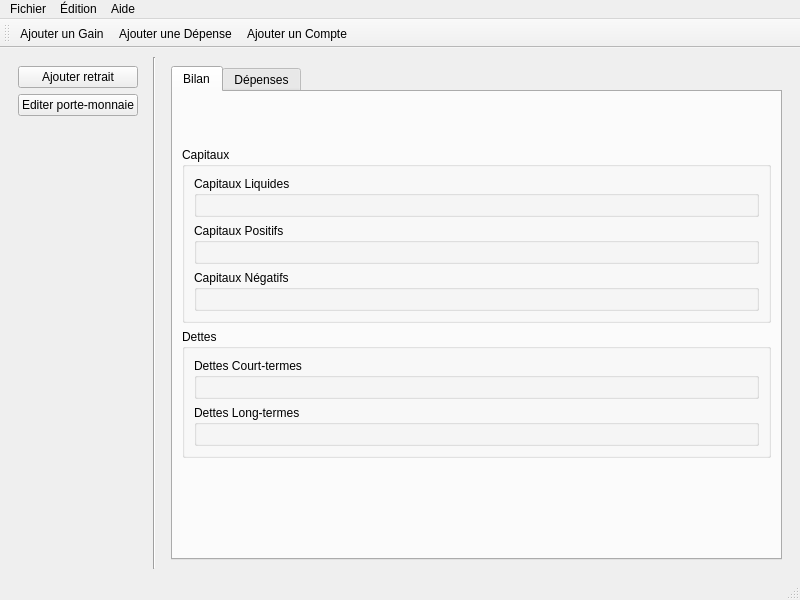
<?xml version="1.0" encoding="UTF-8"?>
<ui version="4.0">
 <class>MainWindow</class>
 <widget class="QMainWindow" name="MainWindow">
  <property name="geometry">
   <rect>
    <x>0</x>
    <y>0</y>
    <width>800</width>
    <height>600</height>
   </rect>
  </property>
  <property name="windowTitle">
   <string>Crésus</string>
  </property>
  <widget class="QWidget" name="centralwidget">
   <layout class="QGridLayout" name="gridLayout_2">
    <item row="0" column="0">
     <widget class="QWidget" name="m_button_window" native="true">
      <property name="sizePolicy">
       <sizepolicy hsizetype="Minimum" vsizetype="Minimum">
        <horstretch>0</horstretch>
        <verstretch>0</verstretch>
       </sizepolicy>
      </property>
      <layout class="QVBoxLayout" name="verticalLayout">
       <item>
        <widget class="QPushButton" name="m_retrait_but">
         <property name="text">
          <string>Ajouter retrait</string>
         </property>
        </widget>
       </item>
       <item>
        <widget class="QPushButton" name="m_monnaie_but">
         <property name="text">
          <string>Editer porte-monnaie</string>
         </property>
        </widget>
       </item>
       <item>
        <spacer name="verticalSpacer">
         <property name="orientation">
          <enum>Qt::Vertical</enum>
         </property>
         <property name="sizeHint" stdset="0">
          <size>
           <width>20</width>
           <height>40</height>
          </size>
         </property>
        </spacer>
       </item>
      </layout>
     </widget>
    </item>
    <item row="0" column="1">
     <widget class="QFrame" name="frame">
      <property name="frameShape">
       <enum>QFrame::VLine</enum>
      </property>
      <property name="frameShadow">
       <enum>QFrame::Sunken</enum>
      </property>
     </widget>
    </item>
    <item row="0" column="2">
     <widget class="QWidget" name="m_account_window" native="true">
      <layout class="QVBoxLayout" name="verticalLayout_2">
       <item>
        <widget class="QTabWidget" name="tabWidget">
         <property name="currentIndex">
          <number>0</number>
         </property>
         <widget class="QWidget" name="m_bilan_tab">
          <attribute name="title">
           <string>Bilan</string>
          </attribute>
          <layout class="QVBoxLayout" name="verticalLayout_17">
           <item>
            <widget class="AccountWidget" name="m_user_info" native="true"/>
           </item>
           <item>
            <spacer name="verticalSpacer_3">
             <property name="orientation">
              <enum>Qt::Vertical</enum>
             </property>
             <property name="sizeType">
              <enum>QSizePolicy::Fixed</enum>
             </property>
             <property name="sizeHint" stdset="0">
              <size>
               <width>20</width>
               <height>40</height>
              </size>
             </property>
            </spacer>
           </item>
           <item>
            <widget class="QGroupBox" name="groupBox">
             <property name="title">
              <string>Capitaux</string>
             </property>
             <layout class="QVBoxLayout" name="verticalLayout_3">
              <item>
               <widget class="QGroupBox" name="m_capital_liquid">
                <property name="title">
                 <string>Capitaux Liquides</string>
                </property>
                <layout class="QVBoxLayout" name="verticalLayout_8">
                 <item>
                  <widget class="AccountWidget" name="m_cash_amount" native="true"/>
                 </item>
                </layout>
               </widget>
              </item>
              <item>
               <widget class="QGroupBox" name="m_capital_positif">
                <property name="title">
                 <string>Capitaux Positifs</string>
                </property>
                <layout class="QVBoxLayout" name="verticalLayout_9"/>
               </widget>
              </item>
              <item>
               <widget class="QGroupBox" name="m_capital_negatif">
                <property name="title">
                 <string>Capitaux Négatifs</string>
                </property>
                <layout class="QVBoxLayout" name="verticalLayout_10"/>
               </widget>
              </item>
             </layout>
            </widget>
           </item>
           <item>
            <widget class="QGroupBox" name="m_debt_group_box">
             <property name="title">
              <string>Dettes</string>
             </property>
             <layout class="QVBoxLayout" name="verticalLayout_4">
              <item>
               <widget class="QGroupBox" name="m_debt_short">
                <property name="title">
                 <string>Dettes Court-termes</string>
                </property>
                <layout class="QVBoxLayout" name="verticalLayout_11"/>
               </widget>
              </item>
              <item>
               <widget class="QGroupBox" name="m_debt_long">
                <property name="title">
                 <string>Dettes Long-termes</string>
                </property>
                <layout class="QVBoxLayout" name="verticalLayout_12"/>
               </widget>
              </item>
             </layout>
            </widget>
           </item>
           <item>
            <spacer name="verticalSpacer_2">
             <property name="orientation">
              <enum>Qt::Vertical</enum>
             </property>
             <property name="sizeType">
              <enum>QSizePolicy::Expanding</enum>
             </property>
             <property name="sizeHint" stdset="0">
              <size>
               <width>20</width>
               <height>40</height>
              </size>
             </property>
            </spacer>
           </item>
          </layout>
         </widget>
         <widget class="QWidget" name="m_depense_tab">
          <attribute name="title">
           <string>Dépenses</string>
          </attribute>
          <layout class="QGridLayout" name="gridLayout_5">
           <item row="1" column="0">
            <widget class="QGroupBox" name="groupBox_3">
             <property name="title">
              <string>Dépenses</string>
             </property>
             <layout class="QVBoxLayout" name="verticalLayout_13">
              <item>
               <widget class="QGroupBox" name="m_personal_expenses">
                <property name="title">
                 <string>Personnelles</string>
                </property>
                <layout class="QVBoxLayout" name="verticalLayout_14">
                 <item>
                  <widget class="MonthlyTableWidget" name="m_groceries" native="true"/>
                 </item>
                 <item>
                  <widget class="MonthlyTableWidget" name="m_clothing" native="true"/>
                 </item>
                 <item>
                  <widget class="MonthlyTableWidget" name="m_hygiene" native="true"/>
                 </item>
                 <item>
                  <widget class="MonthlyTableWidget" name="m_health" native="true"/>
                 </item>
                 <item>
                  <widget class="MonthlyTableWidget" name="m_phone" native="true"/>
                 </item>
                </layout>
               </widget>
              </item>
              <item>
               <widget class="QGroupBox" name="m_housing_expenses">
                <property name="title">
                 <string>Logement</string>
                </property>
                <layout class="QVBoxLayout" name="verticalLayout_15"/>
               </widget>
              </item>
              <item>
               <widget class="QGroupBox" name="m_transport_expenses">
                <property name="title">
                 <string>Transport</string>
                </property>
                <layout class="QVBoxLayout" name="verticalLayout_16"/>
               </widget>
              </item>
             </layout>
            </widget>
           </item>
           <item row="0" column="0">
            <widget class="QGroupBox" name="groupBox_2">
             <property name="title">
              <string>Revenus</string>
             </property>
             <layout class="QVBoxLayout" name="verticalLayout_5">
              <item>
               <widget class="QGroupBox" name="m_active_revenues">
                <property name="title">
                 <string>Revenus Actifs</string>
                </property>
                <layout class="QVBoxLayout" name="verticalLayout_7">
                 <item>
                  <widget class="MonthlyTableWidget" name="m_net_salary" native="true"/>
                 </item>
                </layout>
               </widget>
              </item>
              <item>
               <widget class="QGroupBox" name="m_passive_revenues">
                <property name="title">
                 <string>Revenus Passif</string>
                </property>
                <layout class="QVBoxLayout" name="verticalLayout_6">
                 <item>
                  <widget class="MonthlyTableWidget" name="m_interests" native="true"/>
                 </item>
                </layout>
               </widget>
              </item>
             </layout>
            </widget>
           </item>
           <item row="2" column="0">
            <spacer name="verticalSpacer_4">
             <property name="orientation">
              <enum>Qt::Vertical</enum>
             </property>
             <property name="sizeHint" stdset="0">
              <size>
               <width>20</width>
               <height>40</height>
              </size>
             </property>
            </spacer>
           </item>
          </layout>
         </widget>
        </widget>
       </item>
      </layout>
     </widget>
    </item>
   </layout>
  </widget>
  <widget class="QMenuBar" name="menubar">
   <property name="geometry">
    <rect>
     <x>0</x>
     <y>0</y>
     <width>800</width>
     <height>22</height>
    </rect>
   </property>
   <widget class="QMenu" name="menuFichier">
    <property name="title">
     <string>Fichier</string>
    </property>
    <addaction name="m_quit_action"/>
   </widget>
   <widget class="QMenu" name="menu_dition">
    <property name="title">
     <string>Édition</string>
    </property>
    <addaction name="m_retrait_action"/>
    <addaction name="m_monnaie_action"/>
    <addaction name="separator"/>
    <addaction name="m_pref_action"/>
   </widget>
   <widget class="QMenu" name="menuAide">
    <property name="title">
     <string>Aide</string>
    </property>
    <addaction name="m_about_action"/>
   </widget>
   <addaction name="menuFichier"/>
   <addaction name="menu_dition"/>
   <addaction name="menuAide"/>
  </widget>
  <widget class="QStatusBar" name="statusbar"/>
  <widget class="QToolBar" name="toolBar">
   <property name="windowTitle">
    <string>toolBar</string>
   </property>
   <attribute name="toolBarArea">
    <enum>TopToolBarArea</enum>
   </attribute>
   <attribute name="toolBarBreak">
    <bool>false</bool>
   </attribute>
   <addaction name="m_gain_action"/>
   <addaction name="m_depense_action"/>
   <addaction name="m_compte_action"/>
  </widget>
  <action name="m_open_action">
   <property name="text">
    <string>Ouvrir</string>
   </property>
  </action>
  <action name="m_save_action">
   <property name="text">
    <string>Sauvegarder</string>
   </property>
  </action>
  <action name="m_quit_action">
   <property name="text">
    <string>Quitter</string>
   </property>
   <property name="shortcut">
    <string>Ctrl+Q</string>
   </property>
  </action>
  <action name="m_depense_action">
   <property name="text">
    <string>Ajouter une Dépense</string>
   </property>
  </action>
  <action name="m_retrait_action">
   <property name="text">
    <string>Ajouter un retrait</string>
   </property>
  </action>
  <action name="m_gain_action">
   <property name="text">
    <string>Ajouter un Gain</string>
   </property>
  </action>
  <action name="m_monnaie_action">
   <property name="text">
    <string>Éditer porte-feuille</string>
   </property>
  </action>
  <action name="m_about_action">
   <property name="text">
    <string>À propos</string>
   </property>
  </action>
  <action name="m_pref_action">
   <property name="text">
    <string>Préférences</string>
   </property>
  </action>
  <action name="m_compte_action">
   <property name="text">
    <string>Ajouter un Compte</string>
   </property>
  </action>
 </widget>
 <customwidgets>
  <customwidget>
   <class>AccountWidget</class>
   <extends>QWidget</extends>
   <header>interfacewidgets.h</header>
   <container>1</container>
  </customwidget>
  <customwidget>
   <class>MonthlyTableWidget</class>
   <extends>QWidget</extends>
   <header>interfacewidgets.h</header>
   <container>1</container>
  </customwidget>
 </customwidgets>
 <resources/>
 <connections>
  <connection>
   <sender>m_quit_action</sender>
   <signal>triggered()</signal>
   <receiver>MainWindow</receiver>
   <slot>close()</slot>
   <hints>
    <hint type="sourcelabel">
     <x>-1</x>
     <y>-1</y>
    </hint>
    <hint type="destinationlabel">
     <x>399</x>
     <y>299</y>
    </hint>
   </hints>
  </connection>
  <connection>
   <sender>m_about_action</sender>
   <signal>triggered()</signal>
   <receiver>MainWindow</receiver>
   <slot>about()</slot>
   <hints>
    <hint type="sourcelabel">
     <x>-1</x>
     <y>-1</y>
    </hint>
    <hint type="destinationlabel">
     <x>399</x>
     <y>299</y>
    </hint>
   </hints>
  </connection>
  <connection>
   <sender>m_depense_action</sender>
   <signal>triggered()</signal>
   <receiver>MainWindow</receiver>
   <slot>ajouterDepense()</slot>
   <hints>
    <hint type="sourcelabel">
     <x>-1</x>
     <y>-1</y>
    </hint>
    <hint type="destinationlabel">
     <x>399</x>
     <y>299</y>
    </hint>
   </hints>
  </connection>
  <connection>
   <sender>m_gain_action</sender>
   <signal>triggered()</signal>
   <receiver>MainWindow</receiver>
   <slot>ajouterGain()</slot>
   <hints>
    <hint type="sourcelabel">
     <x>-1</x>
     <y>-1</y>
    </hint>
    <hint type="destinationlabel">
     <x>399</x>
     <y>299</y>
    </hint>
   </hints>
  </connection>
  <connection>
   <sender>m_monnaie_action</sender>
   <signal>triggered()</signal>
   <receiver>MainWindow</receiver>
   <slot>editWallet()</slot>
   <hints>
    <hint type="sourcelabel">
     <x>-1</x>
     <y>-1</y>
    </hint>
    <hint type="destinationlabel">
     <x>399</x>
     <y>299</y>
    </hint>
   </hints>
  </connection>
  <connection>
   <sender>m_open_action</sender>
   <signal>triggered()</signal>
   <receiver>MainWindow</receiver>
   <slot>openFile()</slot>
   <hints>
    <hint type="sourcelabel">
     <x>-1</x>
     <y>-1</y>
    </hint>
    <hint type="destinationlabel">
     <x>399</x>
     <y>299</y>
    </hint>
   </hints>
  </connection>
  <connection>
   <sender>m_retrait_action</sender>
   <signal>triggered()</signal>
   <receiver>MainWindow</receiver>
   <slot>ajouterRetrait()</slot>
   <hints>
    <hint type="sourcelabel">
     <x>-1</x>
     <y>-1</y>
    </hint>
    <hint type="destinationlabel">
     <x>399</x>
     <y>299</y>
    </hint>
   </hints>
  </connection>
  <connection>
   <sender>m_save_action</sender>
   <signal>triggered()</signal>
   <receiver>MainWindow</receiver>
   <slot>saveFile()</slot>
   <hints>
    <hint type="sourcelabel">
     <x>-1</x>
     <y>-1</y>
    </hint>
    <hint type="destinationlabel">
     <x>399</x>
     <y>299</y>
    </hint>
   </hints>
  </connection>
  <connection>
   <sender>m_monnaie_but</sender>
   <signal>clicked()</signal>
   <receiver>MainWindow</receiver>
   <slot>editWallet()</slot>
   <hints>
    <hint type="sourcelabel">
     <x>200</x>
     <y>145</y>
    </hint>
    <hint type="destinationlabel">
     <x>399</x>
     <y>299</y>
    </hint>
   </hints>
  </connection>
  <connection>
   <sender>m_retrait_but</sender>
   <signal>clicked()</signal>
   <receiver>MainWindow</receiver>
   <slot>ajouterRetrait()</slot>
   <hints>
    <hint type="sourcelabel">
     <x>200</x>
     <y>83</y>
    </hint>
    <hint type="destinationlabel">
     <x>399</x>
     <y>299</y>
    </hint>
   </hints>
  </connection>
  <connection>
   <sender>m_pref_action</sender>
   <signal>triggered()</signal>
   <receiver>MainWindow</receiver>
   <slot>editPreferences()</slot>
   <hints>
    <hint type="sourcelabel">
     <x>-1</x>
     <y>-1</y>
    </hint>
    <hint type="destinationlabel">
     <x>399</x>
     <y>299</y>
    </hint>
   </hints>
  </connection>
  <connection>
   <sender>m_compte_action</sender>
   <signal>triggered()</signal>
   <receiver>MainWindow</receiver>
   <slot>ajouterCompte()</slot>
   <hints>
    <hint type="sourcelabel">
     <x>-1</x>
     <y>-1</y>
    </hint>
    <hint type="destinationlabel">
     <x>399</x>
     <y>299</y>
    </hint>
   </hints>
  </connection>
 </connections>
 <slots>
  <slot>openFile()</slot>
  <slot>saveFile()</slot>
  <slot>about()</slot>
  <slot>ajouterDepense()</slot>
  <slot>ajouterRetrait()</slot>
  <slot>ajouterGain()</slot>
  <slot>editWallet()</slot>
  <slot>ajouterCompte()</slot>
  <slot>editPreferences()</slot>
 </slots>
</ui>
